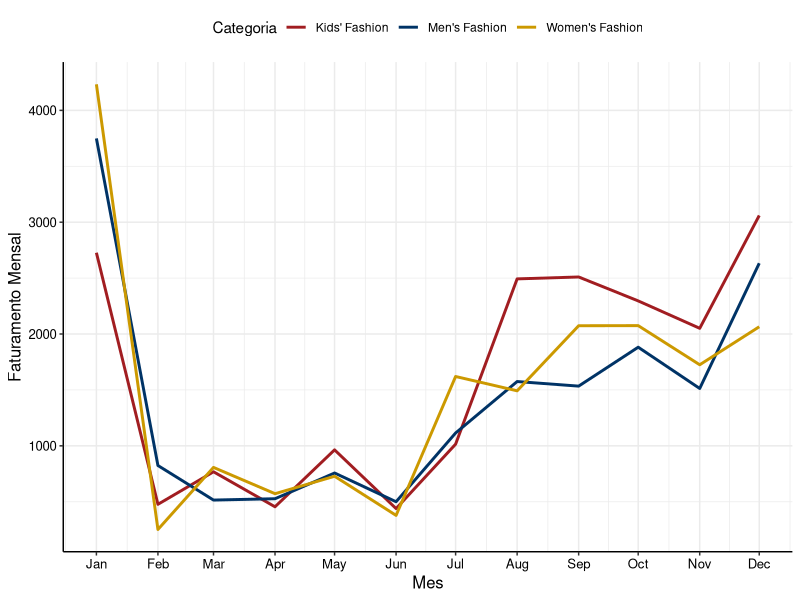
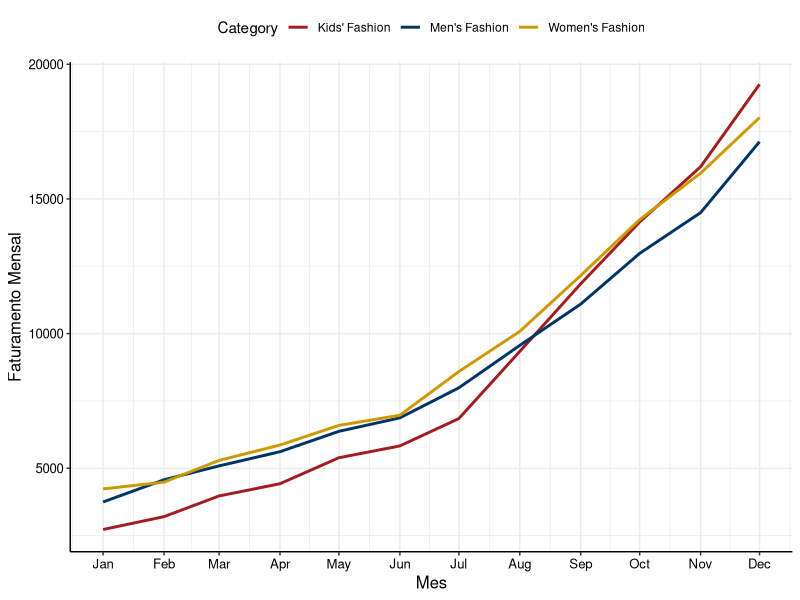
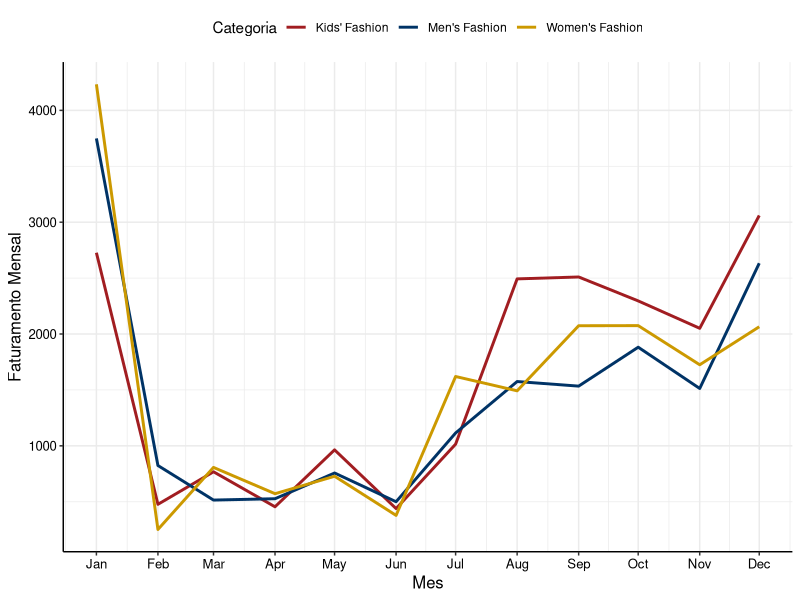
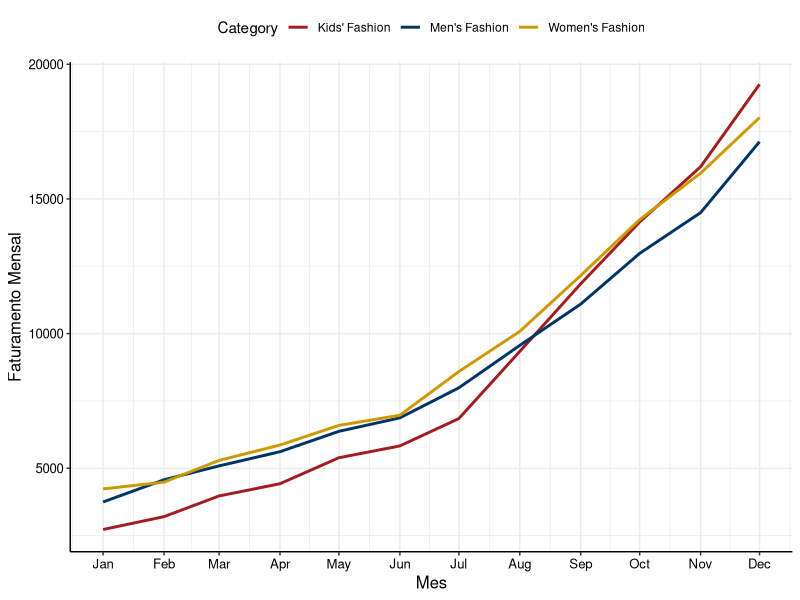

Source code (R) for these figures, in order:
library(tidyverse)
library(lubridate)

############################
# tema da estat

cores_estat <- c("#A11D21", "#003366", "#CC9900", "#663333", "#FF6600
", "#CC9966", "#999966", "#006606", "#008091", "#041835", "#666666
")

theme_estat <- function(...) {
  theme <- ggplot2:: theme_bw() +
    ggplot2:: theme(
      axis.title.y = ggplot2:: element_text(colour = "black",
                                            size = 12),
      axis.title.x = ggplot2:: element_text(colour = "black",
                                            size = 12),
      axis.text = ggplot2:: element_text(colour = "black", size
                                         = 9.5),
      panel.border = ggplot2:: element_blank (),
      axis.line = ggplot2:: element_line(colour = "black"),
      legend.position = "top",
      ...
    )
  return(
    list(
      theme ,
      scale_fill_manual(values = cores_estat),
      scale_colour_manual(values = cores_estat)
    )
  )
}
###############

vendas_raw <- read.csv("vendas.csv")
devolucao_raw <- read.csv("devolucao.csv")

# remove colunas que estao duplicadas
vendas <- select(vendas_raw, -c(X, ...1.x, ...1.y, Motivo.devolução))
# set data collumn
vendas$Data.Venda <- mdy(vendas$Data.Venda)


is.na(vendas$Price) %>% sum() 
# 10 linhas com NA no preco. Algum erro no sistema talvez

# vendas exeto onde os precos sao NA
vendas_price_na <- filter(vendas, !is.na(vendas$Price))
vendas_price_na <- filter(vendas_price_na, !is.na(vendas_price_na$Category))

# faturamento total
vendas_price_na$Price %>% sum()

# total por categoria
vendas_price_na %>% 
  group_by(Category) %>%
  summarize(total = sum(Price))

# faturamento total por mes por categoria
faturamento_categoria <-
vendas_price_na %>%
  group_by(Category, month = floor_date(Data.Venda, "month")) %>%
  summarize(total = sum(Price)) %>%
  filter(!is.na(Category))

# faturamento acumulado
faturamento_categoria <-
  faturamento_categoria %>%
  filter(!is.na(month)) %>%
  mutate(accumulative = cumsum(total)) 

# media e desvio padrao do faturamento por categoria
faturamento_categoria %>%
  group_by(Category) %>%
  summarise(mean = mean(total), sd = sd(total))

# media e desvio padrao do faturamento por mes
faturamento_categoria %>%
  group_by(month) %>%
  summarise(mean = mean(total), sd = sd(total))


# Plots
ggplot(faturamento_categoria) +
  aes(x=month, y=total, group=Category, colour=Category) +
  geom_line(linewidth=1) +
  labs(x="Mes", y="Faturamento Mensal", colour="Categoria") +
  scale_x_date(date_breaks = "1 month", date_labels = "%b") +
  theme_estat()
ggsave("faturamento_mes_categoria.pdf", width = 158, height = 93, units = "mm")

ggplot(faturamento_categoria) +
  aes(x=month, y=accumulative, group=Category, colour=Category) +
  geom_line(linewidth=1) +
  labs(x="Mes", y="Faturamento Mensal") +
  scale_x_date(date_breaks = "1 month", date_labels = "%b") +
  theme_estat()
ggsave("faturamento_mes_categoria_acumulado.pdf", width = 158, height = 93, units = "mm")
